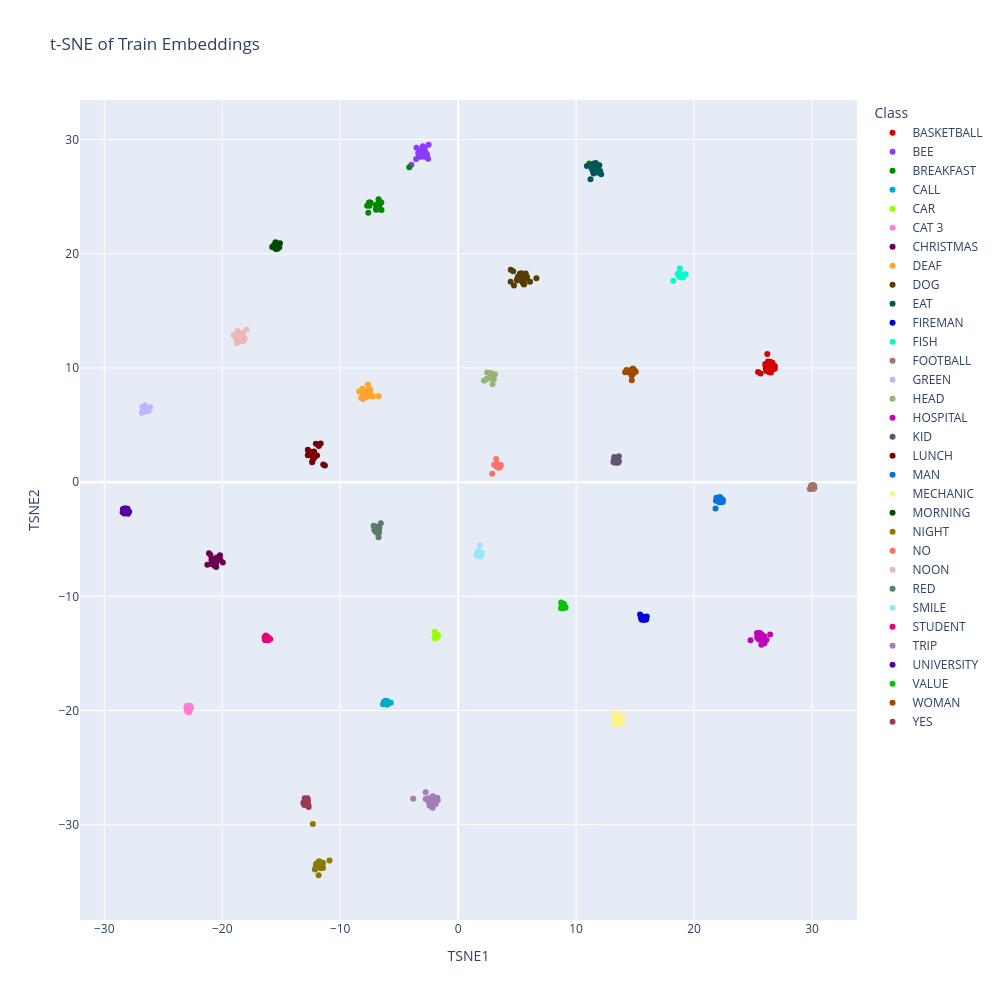

This figure's notebook cell:
### Code cell
embeddings = train["last_embeddings"]
labels = train["labels"]
id_to_label = train["id_to_label"]

class_names = [id_to_label[label] for label in labels]

tsne = TSNE(
    n_components=2,
    perplexity=30,
    learning_rate="auto",
    init="pca",
    random_state=42
)

embeddings_2d = tsne.fit_transform(embeddings)

df = pd.DataFrame({
    "TSNE1": embeddings_2d[:, 0],
    "TSNE2": embeddings_2d[:, 1],
    "Class": class_names
})

palette_32 = cc.glasbey[:32]

fig = px.scatter(
    df,
    x="TSNE1",
    y="TSNE2",
    color="Class",
    title="t-SNE of Train Embeddings",
    width=1000,
    height=1000,
    color_discrete_sequence=palette_32
)

fig.show()

### Figure 1 — Plotly figure (JSON) as saved in the notebook; plotly's stock layout.template omitted (floating-point values rounded to 4 significant figures)
{"data": [{"hovertemplate": "Class=BASKETBALL<br>TSNE1=%{x}<br>TSNE2=%{y}<extra></extra>", "legendgroup": "BASKETBALL", "marker": {"color": "#d60000", "symbol": "circle"}, "mode": "markers", "name": "BASKETBALL", "orientation": "v", "showlegend": true, "type": "scatter", "x": [26.64, 26.22, 26.21, 26.09, 26.18, 26.27, 26.04, 26.72, 26.47, 26.84, 26.07, 26.11, 26.59, 26.46, 26.54, 26.62, 26.85, 26.52, 26.39, 25.64, 25.43, 26.37, 26.19, 26.75, 26.2, 26.79, 26.38, 26.42, 26.08, 26.08], "xaxis": "x", "y": [10.45, 10.36, 11.22, 10.15, 9.822, 10.56, 10.34, 10.12, 9.807, 9.926, 9.958, 9.736, 9.937, 10.55, 10.08, 10.29, 10.16, 9.613, 10.28, 9.511, 9.651, 9.65, 9.906, 9.906, 10.22, 9.98, 9.617, 9.684, 10.13, 10.24], "yaxis": "y"}, {"hovertemplate": "Class=BEE<br>TSNE1=%{x}<br>TSNE2=%{y}<extra></extra>", "legendgroup": "BEE", "marker": {"color": "#8c3bff", "symbol": "circle"}, "mode": "markers", "name": "BEE", "orientation": "v", "showlegend": true, "type": "scatter", "x": [-3.197, -3.059, -3.299, -3.007, -2.846, -2.89, -2.994, -2.504, -2.861, -2.994, -2.875, -2.632, -3.056, -3.021, -2.874, -3.204, -2.721, -3.561, -3.197, -3.106, -3.003, -2.548, -3.53, -3.158, -3.965, -3.379], "xaxis": "x", "y": [29.05, 28.73, 28.62, 28.99, 29.19, 29.24, 28.72, 29.55, 29.24, 29.42, 28.7, 28.7, 28.85, 28.86, 28.49, 28.5, 28.82, 28.3, 28.93, 28.99, 29.34, 28.31, 29.28, 29.04, 27.8, 28.81], "yaxis": "y"}, {"hovertemplate": "Class=BREAKFAST<br>TSNE1=%{x}<br>TSNE2=%{y}<extra></extra>", "legendgroup": "BREAKFAST", "marker": {"color": "#018700", "symbol": "circle"}, "mode": "markers", "name": "BREAKFAST", "orientation": "v", "showlegend": true, "type": "scatter", "x": [-4.146, -7.423, -6.747, -7.469, 11.11, -6.495, -6.743, -6.806, -7.47, -6.716, -6.514, -7.552, -7.615, -6.963, -6.795, -6.744, -6.606, -6.79, -6.96, -7.514, -6.725, -7.716, -6.941, -6.652, -6.744, -6.809], "xaxis": "x", "y": [27.58, 24.48, 24.78, 24.5, 27.9, 23.84, 24.11, 24.09, 24.45, 24.56, 24.48, 24.49, 23.6, 24.29, 24.06, 24.07, 24.5, 23.9, 23.85, 24.21, 23.93, 24.21, 24.0, 24.32, 24.22, 23.95], "yaxis": "y"}, {"hovertemplate": "Class=CALL<br>TSNE1=%{x}<br>TSNE2=%{y}<extra></extra>", "legendgroup": "CALL", "marker": {"color": "#00acc6", "symbol": "circle"}, "mode": "markers", "name": "CALL", "orientation": "v", "showlegend": true, "type": "scatter", "x": [-6.181, -6.01, -6.169, -6.156, -6.282, -6.188, -6.123, -6.083, -6.37, -6.079, -6.127, -6.216, -6.148, -6.093, -6.065, -5.707, -6.166, -6.271, -6.013], "xaxis": "x", "y": [-19.24, -19.16, -19.3, -19.14, -19.26, -19.25, -19.32, -19.32, -19.46, -19.34, -19.27, -19.32, -19.19, -19.32, -19.24, -19.32, -19.25, -19.24, -19.5], "yaxis": "y"}, {"hovertemplate": "Class=CAR<br>TSNE1=%{x}<br>TSNE2=%{y}<extra></extra>", "legendgroup": "CAR", "marker": {"color": "#97ff00", "symbol": "circle"}, "mode": "markers", "name": "CAR", "orientation": "v", "showlegend": true, "type": "scatter", "x": [-1.846, -1.806, -1.839, -1.965, -1.792, -1.925, -1.795, -1.825, -1.699, -1.937, -1.859, -1.751, -1.862, -1.879, -1.85, -1.996, -1.841, -1.983, -1.782], "xaxis": "x", "y": [-13.5, -13.57, -13.52, -13.69, -13.49, -13.56, -13.5, -13.5, -13.41, -13.53, -13.53, -13.39, -13.53, -13.57, -13.49, -13.13, -13.48, -13.63, -13.51], "yaxis": "y"}, {"hovertemplate": "Class=CAT 3<br>TSNE1=%{x}<br>TSNE2=%{y}<extra></extra>", "legendgroup": "CAT 3", "marker": {"color": "#ff7ed1", "symbol": "circle"}, "mode": "markers", "name": "CAT 3", "orientation": "v", "showlegend": true, "type": "scatter", "x": [-22.82, -23.02, -22.99, -22.96, -22.97, -22.97, -22.85, -22.98, -22.69, -22.82, -23.02, -22.78, -22.74, -22.96, -22.78, -22.67, -22.75, -22.98, -22.98, -22.7, -22.82], "xaxis": "x", "y": [-19.62, -19.73, -19.78, -19.87, -19.71, -19.77, -19.59, -20.07, -19.72, -19.95, -19.79, -19.64, -19.92, -19.83, -19.89, -19.83, -19.93, -19.61, -19.65, -19.62, -20.18], "yaxis": "y"}, {"hovertemplate": "Class=CHRISTMAS<br>TSNE1=%{x}<br>TSNE2=%{y}<extra></extra>", "legendgroup": "CHRISTMAS", "marker": {"color": "#6b004f", "symbol": "circle"}, "mode": "markers", "name": "CHRISTMAS", "orientation": "v", "showlegend": true, "type": "scatter", "x": [-20.46, -20.61, -20.89, -20.51, -20.91, -20.55, -21.12, -20.68, -20.47, -20.65, -20.81, -20.27, -20.19, -20.55, -21.26, -20.65, -19.95, -20.68, -20.63, -20.67, -20.88, -20.16, -20.6, -20.53, -20.99, -20.93], "xaxis": "x", "y": [-6.59, -6.889, -6.95, -7.439, -6.775, -7.147, -6.236, -7.15, -6.807, -7.202, -6.75, -6.803, -6.412, -6.838, -7.226, -7.331, -7.042, -7.189, -7.219, -6.794, -6.901, -6.778, -6.73, -7.149, -6.39, -7.163], "yaxis": "y"}, {"hovertemplate": "Class=DEAF<br>TSNE1=%{x}<br>TSNE2=%{y}<extra></extra>", "legendgroup": "DEAF", "marker": {"color": "#ffa52f", "symbol": "circle"}, "mode": "markers", "name": "DEAF", "orientation": "v", "showlegend": true, "type": "scatter", "x": [-7.552, -6.751, -8.029, -8.056, -7.243, -8.386, -7.512, -7.598, -7.503, -8.105, -7.528, -7.438, -7.796, -7.562, -7.644, -7.603, -8.22, -7.827, -7.834, -8.108, -7.813, -8.018, -7.648, -7.498, -7.793, -7.463], "xaxis": "x", "y": [7.943, 7.531, 7.649, 7.283, 7.499, 7.947, 7.811, 8.027, 7.879, 8.186, 7.848, 8.103, 7.79, 8.082, 8.522, 7.969, 7.385, 7.755, 7.95, 7.859, 7.435, 7.537, 7.683, 7.523, 7.704, 7.632], "yaxis": "y"}, {"hovertemplate": "Class=DOG<br>TSNE1=%{x}<br>TSNE2=%{y}<extra></extra>", "legendgroup": "DOG", "marker": {"color": "#573b00", "symbol": "circle"}, "mode": "markers", "name": "DOG", "orientation": "v", "showlegend": true, "type": "scatter", "x": [5.194, 5.506, 5.305, 5.496, 5.306, 5.628, 4.731, 5.233, 5.804, 5.044, 5.361, 5.295, 5.728, 5.156, 5.566, 5.098, 6.094, 5.174, 5.613, 5.835, 5.723, 4.462, 4.449, 5.001, 5.005, 5.46, 6.636, 4.667, 5.422, 5.081], "xaxis": "x", "y": [17.75, 18.1, 18.08, 17.83, 18.0, 18.04, 17.22, 18.25, 17.95, 17.84, 18.3, 18.24, 18.26, 17.86, 17.31, 17.78, 17.54, 17.79, 17.35, 17.96, 17.82, 18.59, 17.56, 17.65, 17.79, 17.48, 17.85, 18.48, 17.81, 18.0], "yaxis": "y"}, {"hovertemplate": "Class=EAT<br>TSNE1=%{x}<br>TSNE2=%{y}<extra></extra>", "legendgroup": "EAT", "marker": {"color": "#005659", "symbol": "circle"}, "mode": "markers", "name": "EAT", "orientation": "v", "showlegend": true, "type": "scatter", "x": [12.04, 11.97, 12.13, 11.43, 11.69, 11.33, 11.67, 11.48, 11.22, 10.92, 11.51, 11.9, 11.66, 11.56, 11.29, 11.9, 11.52, 11.54, 11.77, 11.5, 11.8, 11.88, 11.83, 11.33, 11.46, 11.58], "xaxis": "x", "y": [27.25, 27.76, 26.97, 27.22, 27.66, 27.44, 27.94, 27.02, 26.54, 27.68, 27.91, 27.72, 27.48, 27.36, 27.74, 27.09, 27.65, 27.39, 27.52, 27.36, 27.74, 27.36, 27.28, 27.51, 27.25, 27.16], "yaxis": "y"}, {"hovertemplate": "Class=FIREMAN<br>TSNE1=%{x}<br>TSNE2=%{y}<extra></extra>", "legendgroup": "FIREMAN", "marker": {"color": "#0000dd", "symbol": "circle"}, "mode": "markers", "name": "FIREMAN", "orientation": "v", "showlegend": true, "type": "scatter", "x": [15.57, 15.94, 15.53, 15.56, 15.69, 15.56, 15.99, 15.53, 15.66, 15.71, 15.8, 15.69, 15.62, 15.62, 15.63, 15.5, 15.73, 15.42, 15.78, 15.81], "xaxis": "x", "y": [-11.93, -12.04, -11.88, -11.92, -11.95, -12.06, -11.76, -11.82, -11.83, -11.93, -12.04, -12.02, -11.96, -11.76, -11.8, -11.86, -11.89, -11.59, -12.03, -11.99], "yaxis": "y"}, {"hovertemplate": "Class=FISH<br>TSNE1=%{x}<br>TSNE2=%{y}<extra></extra>", "legendgroup": "FISH", "marker": {"color": "#00fdcf", "symbol": "circle"}, "mode": "markers", "name": "FISH", "orientation": "v", "showlegend": true, "type": "scatter", "x": [18.24, 19.29, 18.63, 18.69, 18.82, 18.8, 18.79, 19.08, 18.67, 18.84, 19.04, 18.82, 18.74, 18.82, 18.79, 18.93, 18.85, 18.81, 18.73, 18.8, 18.8], "xaxis": "x", "y": [17.63, 18.21, 18.23, 18.29, 18.17, 18.74, 17.99, 17.96, 18.22, 18.16, 17.95, 17.94, 18.06, 18.14, 18.15, 18.02, 18.05, 18.14, 18.25, 18.21, 18.01], "yaxis": "y"}, {"hovertemplate": "Class=FOOTBALL<br>TSNE1=%{x}<br>TSNE2=%{y}<extra></extra>", "legendgroup": "FOOTBALL", "marker": {"color": "#a17569", "symbol": "circle"}, "mode": "markers", "name": "FOOTBALL", "orientation": "v", "showlegend": true, "type": "scatter", "x": [30.18, 29.98, 30.18, 29.93, 30.13, 30.11, 30.13, 30.08, 29.81, 29.99, 30.08, 29.91, 29.97, 29.99, 30.05, 30.2, 30.04, 30.09, 30.09, 29.92], "xaxis": "x", "y": [-0.3261, -0.2952, -0.4284, -0.4105, -0.4361, -0.4151, -0.5334, -0.4162, -0.5956, -0.2707, -0.5072, -0.519, -0.5783, -0.3875, -0.506, -0.5164, -0.3943, -0.6041, -0.2417, -0.3114], "yaxis": "y"}, {"hovertemplate": "Class=GREEN<br>TSNE1=%{x}<br>TSNE2=%{y}<extra></extra>", "legendgroup": "GREEN", "marker": {"color": "#bcb6ff", "symbol": "circle"}, "mode": "markers", "name": "GREEN", "orientation": "v", "showlegend": true, "type": "scatter", "x": [-26.53, -26.24, -26.56, -26.36, -26.82, -26.61, -26.1, -26.25, -26.44, -26.53, -26.35, -26.6, -26.79, -26.58, -26.37, -26.58, -26.47, -26.5, -26.47, -26.3, -26.36], "xaxis": "x", "y": [6.168, 6.241, 6.298, 6.373, 6.069, 6.557, 6.572, 6.397, 6.385, 6.383, 6.323, 6.66, 6.59, 6.724, 6.336, 6.463, 6.327, 6.377, 6.198, 6.356, 6.327], "yaxis": "y"}, {"hovertemplate": "Class=HEAD<br>TSNE1=%{x}<br>TSNE2=%{y}<extra></extra>", "legendgroup": "HEAD", "marker": {"color": "#95b577", "symbol": "circle"}, "mode": "markers", "name": "HEAD", "orientation": "v", "showlegend": true, "type": "scatter", "x": [2.759, 2.744, 2.758, 2.396, 2.918, 2.859, 2.771, 2.851, 2.806, 3.026, 2.477, 2.955, 3.123, 2.699, 2.794, 2.465, 2.762, 2.816, 2.185, 2.889, 2.736], "xaxis": "x", "y": [9.142, 9.136, 9.16, 9.018, 8.58, 9.203, 9.194, 9.286, 9.247, 9.01, 9.052, 9.27, 9.443, 9.097, 9.552, 9.603, 9.194, 9.23, 8.884, 9.347, 9.197], "yaxis": "y"}, {"hovertemplate": "Class=HOSPITAL<br>TSNE1=%{x}<br>TSNE2=%{y}<extra></extra>", "legendgroup": "HOSPITAL", "marker": {"color": "#bf03b8", "symbol": "circle"}, "mode": "markers", "name": "HOSPITAL", "orientation": "v", "showlegend": true, "type": "scatter", "x": [25.56, 26.45, 25.71, 25.49, 25.49, 25.35, 25.5, 25.73, 25.43, 25.95, 25.68, 24.79, 25.73, 25.59, 25.34, 25.57, 26.15, 25.97, 25.47, 25.77, 25.71, 25.88, 25.55, 25.44, 25.4, 25.41], "xaxis": "x", "y": [-13.42, -13.35, -13.35, -13.66, -13.78, -13.6, -13.68, -13.49, -13.51, -13.49, -13.4, -13.86, -13.38, -13.22, -13.22, -13.4, -13.8, -14.12, -13.59, -13.83, -14.25, -13.74, -13.74, -13.23, -13.63, -13.65], "yaxis": "y"}, {"hovertemplate": "Class=KID<br>TSNE1=%{x}<br>TSNE2=%{y}<extra></extra>", "legendgroup": "KID", "marker": {"color": "#645474", "symbol": "circle"}, "mode": "markers", "name": "KID", "orientation": "v", "showlegend": true, "type": "scatter", "x": [13.28, 13.52, 13.52, 13.6, 13.47, 13.58, 13.18, 13.47, 13.6, 13.45, 13.35, 13.2, 13.47, 13.58, 13.23, 13.49, 13.42, 13.5, 13.19, 13.63], "xaxis": "x", "y": [1.718, 1.802, 1.824, 1.807, 1.816, 1.723, 1.743, 1.708, 1.875, 1.843, 1.874, 1.88, 1.817, 1.861, 2.201, 2.005, 1.843, 1.832, 1.874, 2.27], "yaxis": "y"}, {"hovertemplate": "Class=LUNCH<br>TSNE1=%{x}<br>TSNE2=%{y}<extra></extra>", "legendgroup": "LUNCH", "marker": {"color": "#790000", "symbol": "circle"}, "mode": "markers", "name": "LUNCH", "orientation": "v", "showlegend": true, "type": "scatter", "x": [-12.25, -11.81, -11.3, -11.65, -12.27, -12.28, -12.4, -12.25, -12.49, -12.06, -12.74, -12.38, -12.22, -11.43, -12.66, -12.74, -12.32, -12.43, -12.25, -12.23, -12.14, -12.35, -12.21, -11.96, -12.21], "xaxis": "x", "y": [2.09, 3.157, 1.452, 3.386, 2.125, 2.313, 2.549, 2.1, 2.651, 3.362, 2.836, 1.74, 2.681, 1.542, 2.614, 2.359, 2.125, 2.545, 2.208, 2.33, 2.246, 1.828, 2.192, 2.327, 2.565], "yaxis": "y"}, {"hovertemplate": "Class=MAN<br>TSNE1=%{x}<br>TSNE2=%{y}<extra></extra>", "legendgroup": "MAN", "marker": {"color": "#0774d8", "symbol": "circle"}, "mode": "markers", "name": "MAN", "orientation": "v", "showlegend": true, "type": "scatter", "x": [22.39, 22.42, 22.22, 21.82, 22.15, 22.22, 22.35, 22.42, 22.36, 22.42, 22.33, 22.2, 21.85, 21.89, 22.36, 22.26, 22.33, 22.35, 22.29, 22.42, 22.12], "xaxis": "x", "y": [-1.723, -1.654, -1.73, -2.314, -1.425, -1.764, -1.57, -1.548, -1.496, -1.748, -1.517, -1.308, -1.63, -1.359, -1.535, -1.717, -1.709, -1.535, -1.565, -1.533, -1.77], "yaxis": "y"}, {"hovertemplate": "Class=MECHANIC<br>TSNE1=%{x}<br>TSNE2=%{y}<extra></extra>", "legendgroup": "MECHANIC", "marker": {"color": "#fdf490", "symbol": "circle"}, "mode": "markers", "name": "MECHANIC", "orientation": "v", "showlegend": true, "type": "scatter", "x": [13.62, 13.85, 13.87, 13.18, 13.67, 13.73, 13.87, 13.33, 13.86, 13.29, 13.23, 13.69, 13.73, 13.62, 13.65, 13.5, 13.97, 13.61, 13.23, 13.53, 13.54, 13.39, 13.6, 13.22, 13.22, 13.64], "xaxis": "x", "y": [-21.14, -20.93, -21.1, -20.24, -20.84, -20.6, -20.75, -20.83, -20.83, -21.27, -20.62, -20.49, -20.96, -20.28, -20.45, -20.79, -20.62, -20.54, -20.89, -21.05, -21.05, -20.64, -20.47, -20.8, -21.12, -21.02], "yaxis": "y"}, {"hovertemplate": "Class=MORNING<br>TSNE1=%{x}<br>TSNE2=%{y}<extra></extra>", "legendgroup": "MORNING", "marker": {"color": "#004b00", "symbol": "circle"}, "mode": "markers", "name": "MORNING", "orientation": "v", "showlegend": true, "type": "scatter", "x": [-15.6, -15.44, -15.43, -15.34, -15.3, -15.5, -15.53, -15.41, -15.61, -15.46, -15.4, -15.1, -15.64, -15.48, -15.26, -15.67, -15.16, -15.45, -15.76, -15.31, -15.47], "xaxis": "x", "y": [20.76, 20.87, 20.75, 20.52, 20.68, 20.51, 20.58, 20.91, 20.65, 20.73, 20.66, 20.92, 20.57, 21.0, 20.84, 20.68, 20.58, 20.75, 20.6, 20.44, 20.43], "yaxis": "y"}, {"hovertemplate": "Class=NIGHT<br>TSNE1=%{x}<br>TSNE2=%{y}<extra></extra>", "legendgroup": "NIGHT", "marker": {"color": "#8e7900", "symbol": "circle"}, "mode": "markers", "name": "NIGHT", "orientation": "v", "showlegend": true, "type": "scatter", "x": [-12.05, -11.47, -11.82, -10.91, -11.84, -11.45, -12.09, -11.84, -11.74, -12.04, -11.63, -12.06, -11.56, -11.84, -11.82, -11.92, -11.53, -11.64, -11.9, -12.14, -11.98, -11.51, -11.73, -11.58, -11.54, -12.32], "xaxis": "x", "y": [-33.63, -33.34, -34.43, -33.15, -33.71, -33.79, -33.81, -33.36, -33.21, -33.42, -33.51, -33.83, -33.49, -33.41, -33.23, -33.72, -33.39, -33.82, -33.57, -33.93, -33.52, -33.51, -33.42, -33.39, -33.69, -29.93], "yaxis": "y"}, {"hovertemplate": "Class=NO<br>TSNE1=%{x}<br>TSNE2=%{y}<extra></extra>", "legendgroup": "NO", "marker": {"color": "#ff7266", "symbol": "circle"}, "mode": "markers", "name": "NO", "orientation": "v", "showlegend": true, "type": "scatter", "x": [3.474, 3.597, 3.484, 3.256, 2.882, 3.455, 3.343, 3.565, 3.493, 3.487, 3.436, 3.053, 3.565, 3.614, 3.504, 3.527, 3.222, 3.297, 3.481, 3.536], "xaxis": "x", "y": [1.469, 1.437, 1.423, 1.373, 0.7314, 1.437, 1.399, 1.325, 1.441, 1.497, 1.253, 1.532, 1.467, 1.493, 1.408, 1.485, 2.03, 1.589, 1.484, 1.376], "yaxis": "y"}, {"hovertemplate": "Class=NOON<br>TSNE1=%{x}<br>TSNE2=%{y}<extra></extra>", "legendgroup": "NOON", "marker": {"color": "#edb8b8", "symbol": "circle"}, "mode": "markers", "name": "NOON", "orientation": "v", "showlegend": true, "type": "scatter", "x": [-18.23, -18.7, -18.39, -17.94, -18.61, -18.93, -18.79, -18.4, -18.33, -18.23, -18.75, -18.77, -18.2, -18.66, -18.94, -19.03, -18.47, -18.13, -18.25, -18.36, -18.66, -18.11, -18.55, -18.3, -18.35], "xaxis": "x", "y": [12.72, 13.24, 12.36, 13.35, 12.86, 12.9, 12.91, 12.57, 12.68, 12.86, 12.18, 12.5, 12.36, 12.72, 12.77, 12.87, 12.98, 12.59, 13.07, 12.41, 12.97, 12.57, 12.89, 12.58, 12.61], "yaxis": "y"}, {"hovertemplate": "Class=RED<br>TSNE1=%{x}<br>TSNE2=%{y}<extra></extra>", "legendgroup": "RED", "marker": {"color": "#5d7e66", "symbol": "circle"}, "mode": "markers", "name": "RED", "orientation": "v", "showlegend": true, "type": "scatter", "x": [-6.929, -6.729, -6.698, -7.104, -6.809, -7.009, -6.905, -7.16, -6.955, -6.993, -6.925, -6.821, -6.758, -6.69, -6.555, -6.848, -6.985, -6.96, -6.896, -6.689, -6.75], "xaxis": "x", "y": [-4.171, -4.081, -4.384, -4.179, -4.044, -4.298, -4.412, -3.825, -3.894, -4.334, -4.162, -4.047, -4.191, -3.931, -3.595, -4.13, -4.119, -4.19, -4.219, -4.046, -4.827], "yaxis": "y"}, {"hovertemplate": "Class=SMILE<br>TSNE1=%{x}<br>TSNE2=%{y}<extra></extra>", "legendgroup": "SMILE", "marker": {"color": "#9ae4ff", "symbol": "circle"}, "mode": "markers", "name": "SMILE", "orientation": "v", "showlegend": true, "type": "scatter", "x": [1.889, 1.687, 1.986, 1.609, 1.915, 1.861, 1.918, 1.756, 1.614, 1.892, 1.939, 1.584, 1.869, 1.711, 1.834, 1.836, 1.573, 1.806, 1.849, 1.884, 1.789], "xaxis": "x", "y": [-6.322, -6.063, -6.195, -6.249, -6.432, -6.415, -6.221, -6.118, -6.229, -6.198, -6.159, -6.434, -6.256, -6.417, -5.531, -6.242, -6.347, -6.198, -6.494, -6.374, -6.289], "yaxis": "y"}, {"hovertemplate": "Class=STUDENT<br>TSNE1=%{x}<br>TSNE2=%{y}<extra></extra>", "legendgroup": "STUDENT", "marker": {"color": "#eb0077", "symbol": "circle"}, "mode": "markers", "name": "STUDENT", "orientation": "v", "showlegend": true, "type": "scatter", "x": [-16.41, -16.2, -16.09, -16.27, -16.11, -16.14, -16.11, -16.12, -16.26, -16.35, -16.34, -16.11, -15.93, -16.13, -16.26, -16.14, -16.31, -16.32, -16.35, -16.37], "xaxis": "x", "y": [-13.58, -13.6, -13.63, -13.52, -13.84, -13.69, -13.86, -13.67, -13.74, -13.79, -13.63, -13.59, -13.73, -13.72, -13.49, -13.68, -13.43, -13.81, -13.78, -13.82], "yaxis": "y"}, {"hovertemplate": "Class=TRIP<br>TSNE1=%{x}<br>TSNE2=%{y}<extra></extra>", "legendgroup": "TRIP", "marker": {"color": "#a57bb8", "symbol": "circle"}, "mode": "markers", "name": "TRIP", "orientation": "v", "showlegend": true, "type": "scatter", "x": [-2.104, -2.251, -2.416, -2.136, -1.911, -2.753, -2.546, -2.211, -2.512, -2.118, -2.376, -1.897, -2.165, -2.089, -2.123, -2.477, -1.768, -2.228, -2.758, -2.309, -1.73, -2.159, -2.641, -1.997, -2.427, -2.171, -3.81], "xaxis": "x", "y": [-27.59, -28.15, -28.34, -27.84, -28.19, -27.15, -27.8, -28.17, -27.96, -28.19, -28.1, -27.92, -28.51, -27.78, -27.94, -27.72, -27.65, -27.78, -27.75, -27.93, -27.85, -27.51, -27.71, -27.79, -28.09, -28.12, -27.74], "yaxis": "y"}, {"hovertemplate": "Class=UNIVERSITY<br>TSNE1=%{x}<br>TSNE2=%{y}<extra></extra>", "legendgroup": "UNIVERSITY", "marker": {"color": "#5900a3", "symbol": "circle"}, "mode": "markers", "name": "UNIVERSITY", "orientation": "v", "showlegend": true, "type": "scatter", "x": [-28.07, -28.26, -27.98, -28.04, -28.1, -28.17, -28.27, -28.23, -28.11, -28.06, -28.42, -28.31, -28.19, -28.28, -28.02, -28.37, -28.2, -28.34, -28.44, -27.89, -28.32], "xaxis": "x", "y": [-2.505, -2.624, -2.771, -2.547, -2.359, -2.489, -2.755, -2.28, -2.517, -2.394, -2.351, -2.431, -2.6, -2.64, -2.33, -2.381, -2.362, -2.715, -2.627, -2.595, -2.526], "yaxis": "y"}, {"hovertemplate": "Class=VALUE<br>TSNE1=%{x}<br>TSNE2=%{y}<extra></extra>", "legendgroup": "VALUE", "marker": {"color": "#03c600", "symbol": "circle"}, "mode": "markers", "name": "VALUE", "orientation": "v", "showlegend": true, "type": "scatter", "x": [8.917, 8.971, 9.111, 8.767, 8.909, 8.719, 8.9, 8.903, 8.975, 9.009, 8.945, 9.008, 8.928, 8.842, 8.729, 8.877, 8.857, 8.807, 8.811, 8.894], "xaxis": "x", "y": [-11.02, -10.73, -10.97, -10.96, -10.81, -11.04, -10.83, -10.83, -10.98, -10.85, -10.66, -10.88, -10.9, -10.64, -10.53, -11.03, -10.84, -10.88, -10.71, -10.86], "yaxis": "y"}, {"hovertemplate": "Class=WOMAN<br>TSNE1=%{x}<br>TSNE2=%{y}<extra></extra>", "legendgroup": "WOMAN", "marker": {"color": "#9e4b00", "symbol": "circle"}, "mode": "markers", "name": "WOMAN", "orientation": "v", "showlegend": true, "type": "scatter", "x": [14.73, 14.82, 14.15, 14.71, 14.84, 14.72, 14.83, 14.82, 14.65, 14.7, 14.43, 14.92, 14.72, 14.27, 15.06, 14.92, 14.65, 14.71, 14.87, 14.82, 14.87], "xaxis": "x", "y": [9.541, 9.958, 9.614, 9.364, 9.597, 8.922, 9.513, 9.545, 9.831, 9.495, 9.623, 9.81, 9.594, 9.813, 9.667, 9.755, 9.614, 9.329, 9.637, 9.551, 9.713], "yaxis": "y"}, {"hovertemplate": "Class=YES<br>TSNE1=%{x}<br>TSNE2=%{y}<extra></extra>", "legendgroup": "YES", "marker": {"color": "#9c3b4f", "symbol": "circle"}, "mode": "markers", "name": "YES", "orientation": "v", "showlegend": true, "type": "scatter", "x": [-13.08, -12.73, -12.79, -12.86, -13.04, -12.92, -12.84, -12.99, -12.91, -12.7, -12.91, -12.77, -13.12, -13.02, -12.95, -13.01, -12.8, -12.89, -12.67, -12.71], "xaxis": "x", "y": [-28.04, -27.88, -28.08, -27.92, -28.27, -27.95, -28.14, -28.01, -28.2, -28.28, -27.9, -27.68, -28.09, -28.06, -27.97, -27.68, -28.0, -28.1, -28.45, -28.32], "yaxis": "y"}], "layout": {"height": 1000, "legend": {"title": {"text": "Class"}, "tracegroupgap": 0}, "title": {"text": "t-SNE of Train Embeddings"}, "width": 1000, "xaxis": {"anchor": "y", "domain": [0, 1], "title": {"text": "TSNE1"}}, "yaxis": {"anchor": "x", "domain": [0, 1], "title": {"text": "TSNE2"}}}}
